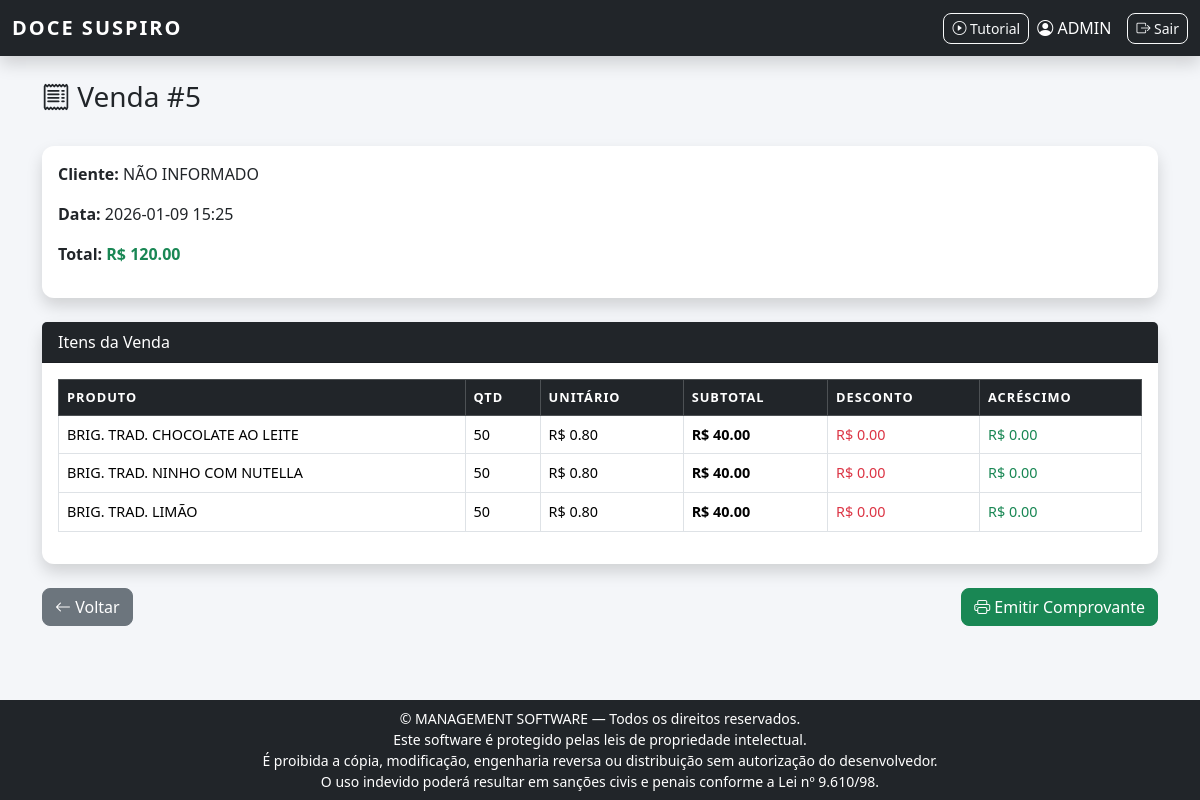
Screenshot of /detalhe_venda/5 (signed in) with the database file from the repository.
### tables this page shows
CREATE TABLE vendas (
        id INTEGER PRIMARY KEY AUTOINCREMENT,
        cliente_id INTEGER NOT NULL,
        valor_total REAL DEFAULT 0,
        data DATETIME DEFAULT CURRENT_TIMESTAMP,
        FOREIGN KEY (cliente_id) REFERENCES clientes(id)
    );

CREATE TABLE clientes (
        id INTEGER PRIMARY KEY AUTOINCREMENT,
        nome TEXT NOT NULL,
        telefone TEXT,
        documento TEXT,
        endereco TEXT
    );

CREATE TABLE venda_itens (
        id INTEGER PRIMARY KEY AUTOINCREMENT,
        venda_id INTEGER NOT NULL,
        produto_id INTEGER NOT NULL,
        quantidade INTEGER NOT NULL,
        valor_unitario REAL NOT NULL, desconto REAL DEFAULT 0, acrescimo REAL DEFAULT 0, custo_unitario REAL DEFAULT 0,
        FOREIGN KEY (venda_id) REFERENCES vendas(id),
        FOREIGN KEY (produto_id) REFERENCES produtos(id)
    );

CREATE TABLE produtos (
        id INTEGER PRIMARY KEY AUTOINCREMENT,
        nome TEXT NOT NULL UNIQUE,
        preco REAL DEFAULT 0
    );

### app.py (the view)
@app.route("/detalhe_venda/<int:id>")
@login_required
def detalhe_venda(id):
    conn = conectar()
    venda = conn.execute("""
        SELECT v.id, v.data, v.valor_total,
               c.nome as cliente_nome
        FROM vendas v
        JOIN clientes c ON c.id = v.cliente_id
        WHERE v.id = ?
    """, (id,)).fetchone()
    ajustes = conn.execute("""
    SELECT * FROM venda_ajustes
    WHERE venda_id = ?
    """, (id,)).fetchall()
    if not venda:
        conn.close()
        return "Venda não encontrada", 404
    itens = conn.execute("""
        SELECT p.nome,
            vi.quantidade,
            vi.valor_unitario,
            vi.desconto,
            vi.acrescimo,
            (vi.quantidade * vi.valor_unitario + vi.acrescimo - vi.desconto) as subtotal
        FROM venda_itens vi
        JOIN produtos p ON p.id = vi.produto_id
        WHERE vi.venda_id = ?
    """, (id,)).fetchall()
    conn.close()
    return render_template(
    "detalhe_venda.html",
    venda=venda,
    itens=itens,
    ajustes=ajustes
    )

### auth.py (called while the page is built)
def login_required(f):
    @wraps(f)
    def decorated_function(*args, **kwargs):
        if "usuario" not in session:
            return redirect(url_for("auth.login"))
        return f(*args, **kwargs)
    return decorated_function

### database.py (called while the page is built)
def conectar():
    conn = sqlite3.connect(DATABASE)
    conn.row_factory = sqlite3.Row
    return conn

### templates/detalhe_venda.html (shortened to what this page needs)
{% extends "base.html" %}
{% block content %}
<div class="container mt-4">
    <div class="row mb-4">
        <div class="col">
            <h3>
                <i class="bi bi-receipt"></i>
                Venda #{{ venda.id }}
            </h3>
        </div>
    </div>
    <div class="card shadow mb-4">
        <div class="card-body">
            <p><strong>Cliente:</strong> {{ venda.cliente_nome }}</p>
            <p><strong>Data:</strong> {{ venda.data }}</p>
            <p><strong>Total:</strong>
                <span class="fw-bold text-success">
                    R$ {{ "%.2f"|format(venda.valor_total) }}
                </span>
            </p>
        </div>
    </div>
    <div class="card shadow mb-4">
        <div class="card-header bg-dark text-white">
            Itens da Venda
        </div>
        <div class="card-body">
            <div class="table-responsive">
                <table class="table table-bordered table-hover align-middle">
                    <thead class="table-dark">
                        <tr>
                            <th>Produto</th>
                            <th>Qtd</th>
                            <th>Unitário</th>
                            <th>Subtotal</th>
                            <th>Desconto</th>
                            <th>Acréscimo</th>
                        </tr>
                    </thead>
                    <tbody>
                        {% for item in itens %}
                        <tr>
                            <td>{{ item.nome }}</td>
                            <td>{{ item.quantidade }}</td>
                            <td>R$ {{ "%.2f"|format(item.valor_unitario) }}</td>
                            <td>
                                <strong>
                                    R$ {{ "%.2f"|format(item.subtotal) }}
                                </strong>
                            </td>
                            <td class="text-danger">
                                R$ {{ "%.2f"|format(item.desconto or 0) }}
                            </td>
                            <td class="text-success">
                                R$ {{ "%.2f"|format(item.acrescimo or 0) }}
                            </td>
                        </tr>
                        {% else %}
                        <tr>
                            <td colspan="4" class="text-center">
                                Nenhum item encontrado.
                            </td>
                        </tr>
                        {% endfor %}
                    </tbody>
                </table>
            </div>
        </div>
    </div>
    <div class="d-flex justify-content-between">
        <a href="{{ url_for('vendas') }}" class="btn btn-secondary">
            <i class="bi bi-arrow-left"></i> Voltar
        </a>
        <a href="{{ url_for('emitir_comprovante', venda_id=venda.id) }}"
           class="btn btn-success">
            <i class="bi bi-printer"></i> Emitir Comprovante
        </a>
    </div>
</div>
{% endblock %}

### static/css/style.css (style rules this page uses)
:root { --primary-color: #1f2937; --secondary-color: #2563eb; --success-color: #16a34a; --danger-color: #dc2626; --warning-color: #f59e0b; --background-color: #f4f6f9; --card-radius: 12px; }
body { background-color: var(--background-color); font-family: 'Segoe UI', Tahoma, Geneva, Verdana, sans-serif; }
.card { border-radius: var(--card-radius); border: none; transition: all 0.2s ease-in-out; }
.btn { border-radius: 8px; font-weight: 500; }
.table { font-size: 0.9rem; }
.table thead th { text-transform: uppercase; font-size: 0.8rem; letter-spacing: 1px; }

### rows the page displays
vendas: id "5", data "2026-01-09 15:25", valor_total "120.00"
clientes: cliente_nome "NÃO INFORMADO"
venda_itens: nome "BRIG. TRAD. CHOCOLATE AO LEITE", quantidade "50", valor_unitario "0.80", subtotal "40.00", desconto "0.00", acrescimo "0.00"
venda_itens: nome "BRIG. TRAD. NINHO COM NUTELLA", quantidade "50", valor_unitario "0.80", subtotal "40.00", desconto "0.00", acrescimo "0.00"
venda_itens: nome "BRIG. TRAD. LIMÃO", quantidade "50", valor_unitario "0.80", subtotal "40.00", desconto "0.00", acrescimo "0.00"

### other values shown
{{ session['usuario'] }} "ADMIN"
